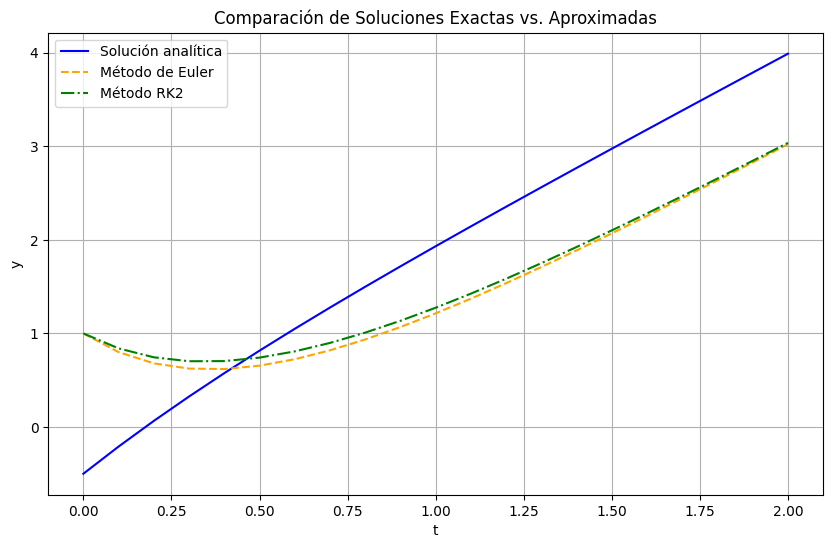

This figure's Python source:
import numpy as np
import matplotlib.pyplot as plt

# Método de Euler (tu versión original)
def euler_method(f, y0, t0, tn, n):
    h = (tn - t0) / n
    t_values = np.arange(t0, tn + h, h)
    y_values = np.zeros(len(t_values))
    y_values[0] = y0

    for i in range(1, len(t_values)):
        y_values[i] = y_values[i - 1] + h * f(t_values[i - 1], y_values[i - 1])

    return t_values, y_values

# Método Runge-Kutta de segundo orden (RK2) (tu versión original)
def rk2_method(f, y0, t0, tn, n):
    h = (tn - t0) / n
    t_values = np.arange(t0, tn + h, h)
    y_values = np.zeros(len(t_values))
    y_values[0] = y0

    for i in range(1, len(t_values)):
        k1 = f(t_values[i - 1], y_values[i - 1])
        k2 = f(t_values[i - 1] + 0.5 * h, y_values[i - 1] + 0.5 * h * k1)
        y_values[i] = y_values[i - 1] + h * k2

    return t_values, y_values

# Función diferencial y solución analítica
def f(t, y):
    return -2 * y + 4 * t

def solucion_analitica(t):
    return 2 * t - 0.5 * np.exp(-2 * t)

# Tamaño del paso y cálculo de soluciones
h = 0.1
t0, tn, y0 = 0, 2, 1
t_values = np.arange(t0, tn + h, h)
y_exact = solucion_analitica(t_values)
t_values_euler, y_values_euler = euler_method(f, y0, t0, tn, int((tn - t0) / h))
t_values_rk2, y_values_rk2 = rk2_method(f, y0, t0, tn, int((tn - t0) / h))

# Gráfica de comparación
plt.figure(figsize=(10, 6))
plt.plot(t_values, y_exact, label='Solución analítica', color='blue')
plt.plot(t_values_euler, y_values_euler, label='Método de Euler', linestyle='--', color='orange')
plt.plot(t_values_rk2, y_values_rk2, label='Método RK2', linestyle='-.', color='green')
plt.xlabel('t')
plt.ylabel('y')
plt.title('Comparación de Soluciones Exactas vs. Aproximadas')
plt.legend()
plt.grid(True)
plt.show()
